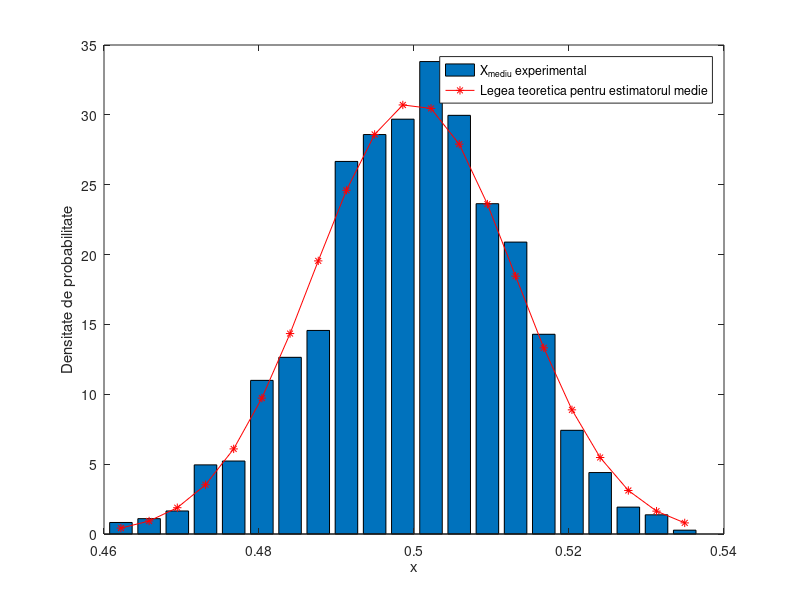

The MATLAB source for this figure:
clear all
clc
close all

%Observam ca daca L scade, alpha_experimental are de suferit (e ca si cum
% am face o estimare a altei medii cu L valori)
% Pentru L = 1000, alpha e mult mai bine aproximat, dar histograma si
% implicit epsilon cresc (gaussiana se largeste) ... tpot 95% sunt in I,
% dar I este larg

L = 1000; % nr de incercari = randuri din matricea cu date pe care facem media
N = 500; % marimea esantionului de date, volumul de date; cu cat e mai mare cu atat Beta scade
nr_bins = 21; % numarul de bar-uri pentru histograma experimentala a estimatiilor de medie

X = rand(L,N); % matricea de date uniforme
media_teoretica = 0.5; % media unei uniforme in [0,1]

m = sum(X,2)/N; % calculam media pe coloane si vom obtine un vector coloana

alpha_teoretic = 0.05 % nivelul de semnificatie statistica
cuantila_alpha_pe_2 = 1.96; % corespunde lui alpha = nivelul de semnificatie statistica = 0.05 - vezi tabelul A1.1 din Metropol pentru alte valori

eps = [cuantila_alpha_pe_2*sqrt(1/12)]/sqrt(N); % intervalul teoretic unde ar trebui sa se gaseasca media reala = 0.5 in jurul medie 
% practice calculata in experiment

I = [m-eps,m+eps]; % intervalele (L) de incredere unde vedem daca valoarea reala de 0.5 se gaseste sau nu in jurul medie experimentale cu o deviatie espilom
% I este intervalul de incredere statistica

succese = (I(:,1) < media_teoretica) & (I(:,2) > media_teoretica); % in cate cazuri medie teoretica se gaseste in +/- epsilon in jurul mediei teoretice = 0.5

alpha_experimental = 1 - sum(succese)/L % calculam numarul de cazuri in care media nu e in intervalul I = alpha_experimental

% plotam si mediile pentru a vedea ca obtinem o distributie normala in
% jurul mediei reale = 0.5 (uniforma [0,1])
delta_histograma = [max(m)-min(m)]/nr_bins; 
[frecv,u] = hist(m,nr_bins);
q = normpdf(u,media_teoretica,sqrt(1/(12*N))); % gaussiana rezultata prin medierea a N uniforme
figure,bar(u, frecv/L/delta_histograma), hold on, plot(u,q,'*-r') 
xlabel('x'), ylabel('Densitate de probabilitate'), legend('X_{mediu} experimental', 'Legea teoretica pentru estimatorul medie')


